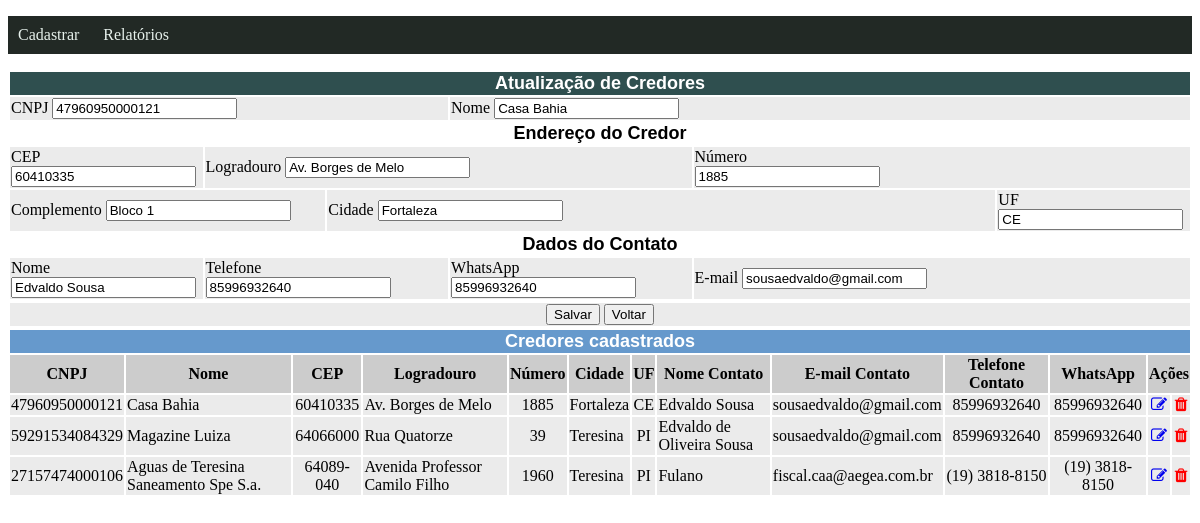
Screenshot of /credores/editar/47960950000121 with the database file from the repository.
### models.py (models this page shows, shortened)
class Credor(db.Model):
    __tablename__ ="credor"
    cnpj = db.Column(db.String(14), primary_key=True, nullable = False)
    nome = db.Column(db.String(150), nullable = False)
    ender_cep = db.Column(db.String(8),db.ForeignKey("endereco.cep"), nullable = False)
    contato_id = db.Column(db.Integer,db.ForeignKey("contato.id"))
    contato = db.relationship('Contato', foreign_keys=contato_id, back_populates="credor")
    endereco = db.relationship('Endereco', foreign_keys=ender_cep, back_populates="credor")

class Endereco(db.Model):
    __tablename__ = "endereco"
    cep = db.Column(db.String(8), primary_key=True, nullable = False)
    logradouro = db.Column(db.String(150), nullable = False)
    numero = db.Column(db.String(6))
    complemento = db.Column(db.String(50))
    cidade = db.Column(db.String(150), nullable = False)
    uf = db.Column(db.String(2), nullable = False)
    credor = db.relationship("Credor", back_populates="endereco")

class Contato(db.Model):
    __tablename__ = "contato"
    id = db.Column(db.Integer, primary_key=True)
    nome = db.Column(db.String(150), nullable = False)
    telefone = db.Column(db.String(11), nullable = False)
    email = db.Column(db.String(150), nullable = False)
    whatsapp = db.Column(db.String(11))
    credor = db.relationship("Credor", back_populates="contato")

### credores.py (the view, shortened to what this page needs)
@bp_credores.route('/editar/<string:cnpj>', methods=['GET','POST'])
def editar(cnpj):
    credor = Credor.query.get(cnpj)
    contato = Contato.query.get(credor.contato_id)
    endereco = Endereco.query.get(credor.ender_cep)
    credores = consultarCredores()
    contexto = {"credor": credor, "credores": credores}
    return render_template('editar_credores.html', contexto=contexto)

### credores.py (called while the page is built)
@bp_credores.route('/consultar')
def consultarCredores():
     credores = Credor.query.all()
     return credores

### templates/editar_credores.html
{% extends 'consultar_credores.html'%}
{% block credores%}
<form class="pure-form pure-form-aligned" method="post" action="/credores/editar/{{contexto.credor.cnpj}}">
  <table class="table full" align="center">
    <tr bgcolor="#2F4F4F">
      <td colspan="40">
      <div align="center"><font face="Arial" size="4" color="#FFFFFF"><b>Atualização de Credores</b></font></div>
    </td>
    </tr>
    <tr bgcolor="ebebeb">
      <td colspan="20">
        <div class="control-group">
					CNPJ <input type="text" name="cnpj" value="{{contexto.credor.cnpj}}">
        </div>
      </td>
      <td colspan="20" width="75%">
        <div class="control-group">
          Nome <input type="text" name="nome" value="{{contexto.credor.nome}}">
        </div>
      </td>
		</tr>
    <tr>
      <td colspan="40">
      	<div align="center"><font face="Arial" size="4" color="#000000"><b>Endereço do Credor</b></font></div>
    	</td>
    </tr>
    <tr bgcolor="ebebeb">
      <td colspan="10" width ="15%">
        <div class="control-group">
          CEP  <input type="text" name="cep" value="{{contexto.credor.endereco.cep}}">
        </div>
      </td>
      <td colspan="20" width ="70%">
        <div class="control-group">
          Logradouro <input type="text" name="logradouro" value="{{contexto.credor.endereco.logradouro}}">
        </div>
      </td>
			<td colspan="10" width="15%">
        <div>
          Número
        </div>
        <div class="control-group">
          <input type="text" name="numero" value="{{contexto.credor.endereco.numero}}">
        </div>
      </td>
		</tr>
    <tr bgcolor="ebebeb">
			<td colspan="15" width="25%">
        <div class="control-group">
					Complemento <input type="text" name="complemento" value="{{contexto.credor.endereco.complemento}}">
        </div>
      </td>
      <td colspan="20" width="60%">
        <div class="control-group">
					Cidade <input type="text" name="cidade" value="{{contexto.credor.endereco.cidade}}">
        </div>
      </td>
			<td colspan="5" width="15%">
        <div class="control-group">
					UF <input type="text" name="uf" value="{{contexto.credor.endereco.uf}}">
        </div>
      </td>
    </tr>
		<tr>
			<td colspan="40">
      	<div align="center"><font face="Arial" size="4" color="#000000"><b>Dados do Contato</b></font></div>
    	</td>
		</tr>
    <tr bgcolor="ebebeb">
      <td colspan="10" width="20%">
        <div class="control-group">
            Nome <input type="text" name="nomecontato" value="{{contexto.credor.contato.nome}}">
        </div>
      </td>
      <td colspan="10" width="20%">
        <div class="control-group">
            Telefone <input type="text" name="telefone" value="{{contexto.credor.contato.telefone}}">
        </div>
      </td>
      <td colspan="10" width="20%">
        <div class="control-group">
            WhatsApp <input type="text" name="whatsapp" value="{{contexto.credor.contato.whatsapp}}">
        </div>
      </td>
      <td colspan="10" width="40%">
        <div class="control-group">
            E-mail <input type="text" name="email" value="{{contexto.credor.contato.email}}">
        </div>
      </td>
    </tr>
  </table>
  <table class="table full" align="center">
   <tr bgcolor="ebebeb">
     <td>
       <div class="controls" align = "center">
           <button type="submit" class="pure-button pure-button-primary">Salvar</button>
           <a href="/credores/cadastrar"><input type="button" value="Voltar"></a>
       </div>
     </td>
   </tr>
  </table>
</form>
{% endblock %}

### templates/consultar_credores.html (shortened to what this page needs)
{% extends 'base.html'%}
{% block conteudo %}
{% block credores %}{% endblock %}
  <table class="table full" align="center" id="minhaTabela">
    <thead>
      <th colspan="13" bgcolor="#6699CC">
        <div align="center"><font face="Arial" size="4"><b><font color="#FFFFFF">Credores cadastrados</font></b></font></div>
      </th>
      <tr bgcolor="cccccc">
        <th>CNPJ</th>
        <th>Nome</th>
        <th>CEP</th>
        <th>Logradouro</th>
        <th>Número</th>
        <th>Cidade</th>
        <th>UF</th>
        <th>Nome Contato</th>
        <th>E-mail Contato</th>
        <th>Telefone Contato</th>
        <th>WhatsApp</th>
        <th colspan="4">Ações</th>
      </tr>
    </thead>
    <tbody>
      {% for credor in contexto.credores %}
        <tr bgcolor="ebebeb">
          <td align = center >{{ credor.cnpj }}</td>
          <td align = left >{{ credor.nome }}</td>
          <td align = center >{{ credor.endereco.cep }}</td>
          <td align = left >{{ credor.endereco.logradouro }}</td>
          <td align = center >{{ credor.endereco.numero }}</td>
          <td align = left >{{ credor.endereco.cidade }}</td>
          <td align = center >{{ credor.endereco.uf }}</td>
          <td align = left >{{ credor.contato.nome }}</td>
          <td align = left >{{ credor.contato.email }}</td>
          <td align = center >{{ credor.contato.telefone }}</td>
          <td align = center >{{ credor.contato.whatsapp }}</td>
          <td align = center >
            <a href="/credores/editar/{{credor.cnpj}}">
              <i class="fa fa-edit"></i>
            </a>
          </td>
          <td align = center>
            <a href="/credores/delete/{{credor.cnpj}}" >
            <font color = "RED">
              <i class="fa fa-trash"></i>
            </font>
            </a>
          </td>
        </tr>
      {% endfor %}
    </tbody>
  </table>
{% endblock %}

### static/style.css (style rules this page uses)
:root { --cor-fundo: rgb(34, 41, 37); --cor-hover: rgb(118, 180, 145); --cor-primaria: rgb(231, 241, 236); }
table.full { width: 100%; }
a { text-decoration: none; }

### rows the page displays
Credor: cnpj "47960950000121", nome "Casa Bahia", endereco.cep "60410335", endereco.logradouro "Av. Borges de Melo", endereco.numero "1885", endereco.cidade "Fortaleza", endereco.uf "CE", contato.nome "Edvaldo Sousa", contato.email "sousaedvaldo@gmail.com", contato.telefone "85996932640", contato.whatsapp "85996932640"
Endereco: cep "60410335", logradouro "Av. Borges de Melo", numero "1885", complemento "Bloco 1", cidade "Fortaleza", uf "CE"
Contato: nomecontato "Edvaldo Sousa", telefone "85996932640", whatsapp "85996932640", email "sousaedvaldo@gmail.com"
Credor: cnpj "59291534084329", nome "Magazine Luiza", endereco.cep "64066000", endereco.logradouro "Rua Quatorze", endereco.numero "39", endereco.cidade "Teresina", endereco.uf "PI", contato.nome "Edvaldo de Oliveira Sousa", contato.email "sousaedvaldo@gmail.com", contato.telefone "85996932640", contato.whatsapp "85996932640"
Credor: cnpj "27157474000106", nome "Aguas de Teresina Saneamento Spe S.a.", endereco.cep "64089-040", endereco.logradouro "Avenida Professor Camilo Filho", endereco.numero "1960", endereco.cidade "Teresina", endereco.uf "PI", contato.nome "Fulano", contato.email "fiscal.caa@aegea.com.br", contato.telefone "(19) 3818-8150", contato.whatsapp "(19) 3818-8150"
